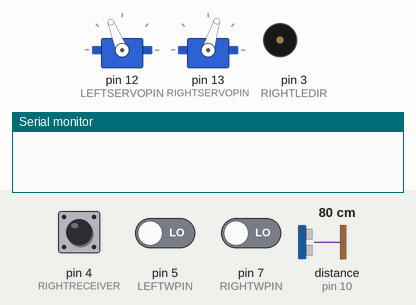
Simulated run of this sketch. Board: Arduino Uno, built with avr-gcc and run on an emulated ATmega328P. Shown: 2 × servo, buzzer (waves = sounding), the last lines printed to the serial monitor. The inputs (shaded band) are chosen by the test bench; at power-on: pin 5 (LEFTWPIN) LOW, pin 7 (RIGHTWPIN) LOW, pin 4 (RIGHTRECEIVER) LOW, distance to the obstacle (sensor on pin 10) 80 cm. The echo pulse lasts 58.3 µs per cm; EEPROM starts erased.

Above: at 1.3 s.
1.4 s: pin 5 (LEFTWPIN) driven HIGH and pin 7 (RIGHTWPIN) driven HIGH
At 1.8 s:
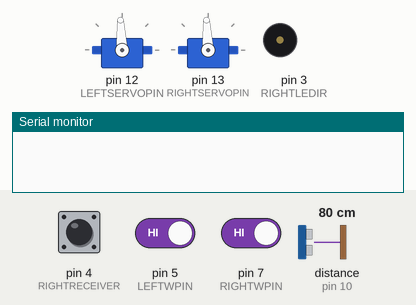
At 2.3 s:
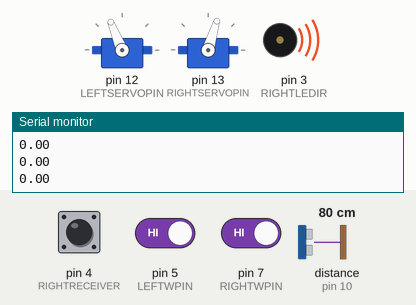
3.4 s: pin 4 (RIGHTRECEIVER) pulled HIGH for 0.15 s
At 4.4 s:
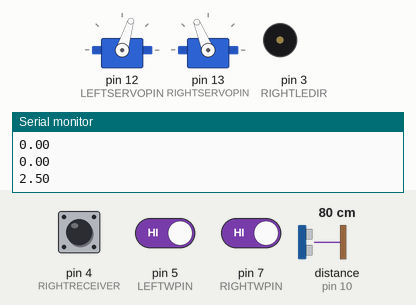
Timing chart, 0 to 6.4 s (numbered marks = the images above; inputs shaded):
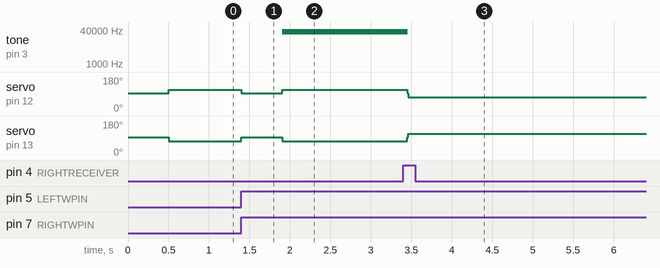

The sketch:

BPF_Revisited.ino
```cpp
#include <Servo.h>
#include <EEPROM.h>
Servo leftServo;
Servo rightServo;

// SERVO PINS
const int LEFTSERVOPIN = 12;
const int RIGHTSERVOPIN = 13;

// IR PINS
static int RIGHTLEDIR = 3;
static int RIGHTRECEIVER = 4;

// WHISKER PINS
const int LEFTWPIN = 5;
const int RIGHTWPIN = 7;

// SONAR PINS: Maybe change this
const int PINGEMITTER = 10;
const int PINGRECEIVER = 10;

// Conversion Constant
const int usTocm = 29;

// EEPROM Variable
int address = 1;

void setup() {
  Serial.begin(9600);

  // Set up pins for IR LED and IR Sensor
  pinMode(RIGHTLEDIR, OUTPUT);
  pinMode(RIGHTRECEIVER, INPUT);

  // -- Set up whisker pins
  pinMode(LEFTWPIN, INPUT);
  pinMode(RIGHTWPIN, INPUT);

  // -- Attach servo motors to digital output pins
  leftServo.attach(LEFTSERVOPIN);
  rightServo.attach(RIGHTSERVOPIN);

  EEPROM.write(0, 57);

  // -- Get measurements of distance and write them to EEPROM
  for (long freq = 33000; freq <= 42000; freq = freq + 500) {
    for (int meas = 1; meas <= 3; meas = meas + 1) {

      // Step 2: Roll forward until whisker touches, then pause for 1/2 second
      driveServos(200,200);
      while (digitalRead(LEFTWPIN) == 1 || digitalRead(RIGHTWPIN) == 1);
      driveServos(0, 0);
      delay(500);

      // Step 3: Roll backwards until it no longer touches the wall, then pause for 1/2 second
      driveServos(-200,-200);
      while (digitalRead(LEFTWPIN) == 0 || digitalRead(RIGHTWPIN) == 0);
      driveServos(0, 0);
      delay(500);

      // Step 4: Read current time with millis() function. This is the start time
//      unsigned long startTime = millis();
      unsigned long startDist = cmDistance();

      // Step 5: Roll backward until it no longer sees the wall with the IR sensor. Pause for 1/2 second.
      driveServos(-200, -200);
      float avg =  0;
      do {
        float sum = 0;
        for (int i = 0; i < 30; i++){
          sum += irDetect(RIGHTLEDIR, RIGHTRECEIVER, freq);
        }
        avg = (sum / 10);
        Serial.println(avg);
      } while (avg < 0.5);
      driveServos(0, 0);

      // Step 6: Read the current time with the millis() function. This is the end time.
//      unsigned long endTime = millis();
      unsigned long endDist = cmDistance();

      // Step 7: Record time (end - start) in the EEPROM
//      unsigned long diff = (endTime - startTime); // Previous assignment
//      unsigned long diff = cmDistance();
      unsigned long diff = endDist - startDist;

      unsigned long high = (unsigned long)(diff / 256); // -- quotient of diff/256
      unsigned long low = (unsigned long)(diff % 256);  // -- remainder of diff/256

      // Write the values to EEPROM in high/low order.
      EEPROM.write(address, high);
      ++address;
      EEPROM.write(address, low);
      ++address;
    }
  }

}

void loop() {
  // Nothing here
}

// -- InfraRed functions
int irDetect(int irLedPin, int irSensorPin, long freq){
  tone(irLedPin, freq, 8);
  delay(1);
  int ir = digitalRead(irSensorPin);
  delay(1);
  return ir;
}

// -- Movement functions
void driveServos(int leftpw, int rightpw) {

  // Swap + and - if not working properly
  rightServo.writeMicroseconds(1500 + leftpw);
  leftServo.writeMicroseconds(1500 - rightpw);

}


/*
 * Get cm distance measurment from Ping Ultrasonic Distance Sensor
 * Returns: distance measurement in cm.
 */
int cmDistance() {
  int distance = 0;                                // Initialize distance to zero
  do                                               // Loop in case of zero measurement
  {
    int us = ping(PINGEMITTER, PINGRECEIVER);      // Get measurement in microseconds
    distance = convert(us, usTocm);                // Convert microseconds to cm
    delay(3);                                      // Pause before retry (if needed)
  }
  while(distance == 0);
  return distance;                                 // Return distance measurement
}

/*
 * Converts measurement in microseconds round trip measurement to units of distance
 * depending on the constant used.
 * Parameters: us - microsecond value from Sonar echo time measurement.
 *             scalar - 29 for us to cm, or 74 for us to in.
 * Returns:    distance measurement dictated by the scalar.
 */
int convert(int us, int scalar) {
    return us / scalar / 2;                        // Echo round trip time -> cm
}


long ping(int emmitterpin, int receiverpin) {
  long duration;                                   // Variables for calculating distance
  pinMode(emmitterpin, OUTPUT);                    // TRIG pin -> output
  digitalWrite(emmitterpin, LOW);                  // Generate a 5 microsecond pulse

  delayMicroseconds(2);
  digitalWrite(emmitterpin, HIGH);
  delayMicroseconds(5);
  digitalWrite(emmitterpin, LOW);

  pinMode(receiverpin, INPUT);                     // Set ECHO pin to input
  duration = pulseIn(receiverpin, HIGH, 25000);    // Measure echo time pulse from sonar
  return duration;                                 // Return pulse duration in microseconds
}
```

Measured:
- after the input at 1.4 s, tone on pin 3 (RIGHTLEDIR): silent → 33000 Hz after 0.51 s; servo on pin 12 (LEFTSERVOPIN): 112° → 93° at once, → 112° 0.51 s later; servo on pin 13 (RIGHTSERVOPIN): 73° → 93° at once, → 73° 0.51 s later
- after the input at 3.4 s, tone on pin 3 (RIGHTLEDIR): 33000 Hz → silent after 0.06 s; servo on pin 12 (LEFTSERVOPIN): 112° → 73° after 0.05 s; servo on pin 13 (RIGHTSERVOPIN): 73° → 112° after 0.05 s
